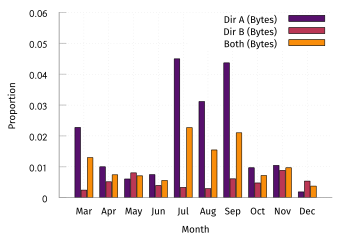

Here is the gnuplot script that generated this plot:
set terminal tikz standalone color size 9cm,6cm font '\scriptsize' preamble '\usepackage{microtype} \usepackage[sfdefault]{FiraSans} \usepackage{newtxsf} \usepackage[T1]{fontenc} \renewcommand*\oldstylenums[1]{{\firaoldstyle #1}} \usepackage[binary-units, per-mode=symbol]{siunitx} \sisetup{detect-all}'
set output "quic-monthly-pres-bytes.tex"

load "gnuplot-palettes/inferno.pal"

set boxwidth 0.9
set style data histogram
set style histogram cluster gap 1
set style fill solid border -1
set datafile separator ","
unset colorbox

set xlabel "Month"
set ylabel "Proportion"

set yrange [0.0:0.06]
set key at 10,0.06

plot '../results/dirA-1.csv' u 21: xtic(1) title "Dir A (Bytes)" lc palette frac 0.25, \
     '../results/dirB-1.csv' u 21 title "Dir B (Bytes)" lc palette frac 0.5, \
     '../results/biDir-1.csv' u 21 title "Both (Bytes)" lc palette frac 0.75
